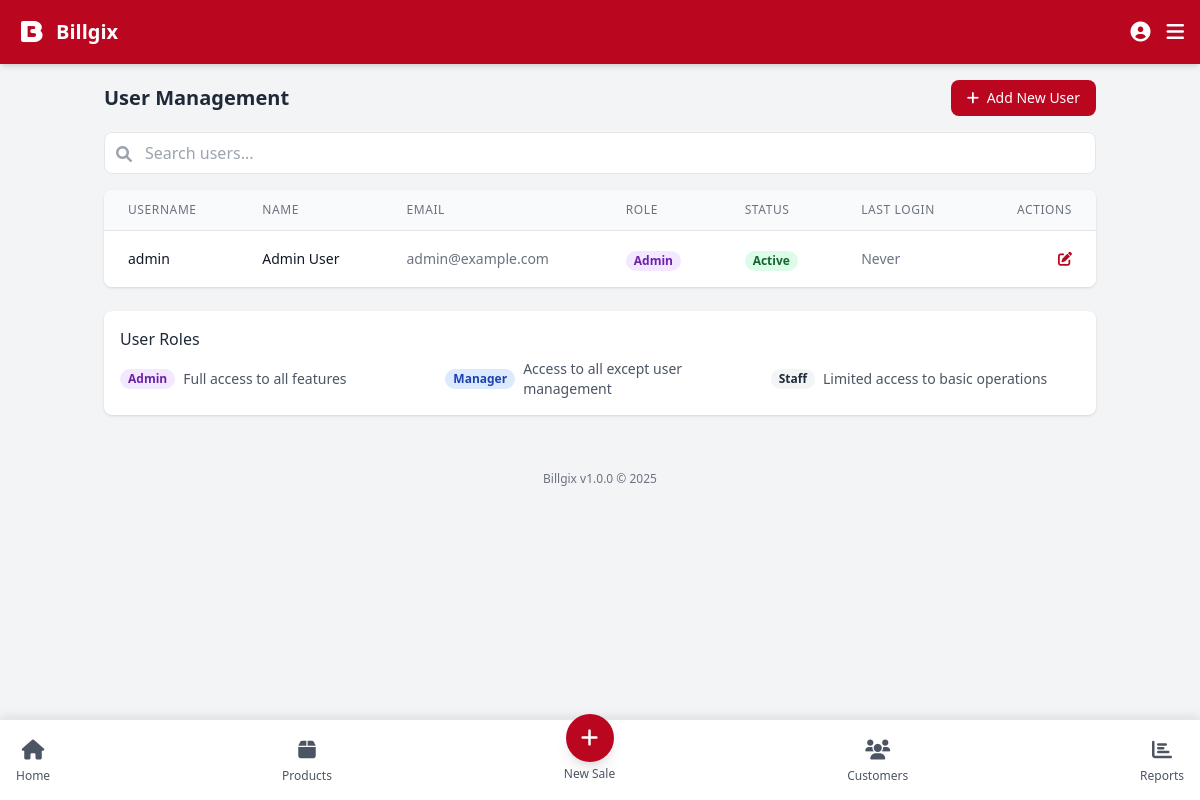
The app's page /modules/users/list.php (signed in) with its own data.
### tables this page shows
CREATE TABLE IF NOT EXISTS users (
    id INT AUTO_INCREMENT PRIMARY KEY,
    username VARCHAR(50) NOT NULL UNIQUE,
    password VARCHAR(255) NOT NULL,
    name VARCHAR(100) NOT NULL,
    email VARCHAR(100),
    role ENUM('admin', 'manager', 'staff') NOT NULL DEFAULT 'staff',
    active BOOLEAN NOT NULL DEFAULT TRUE,
    lastLogin DATETIME,
    resetToken VARCHAR(100) NULL,
    resetExpiry DATETIME NULL,
    createdAt DATETIME NOT NULL,
    updatedAt DATETIME
);

### includes/db.php (called while the page is built, shortened)
<?php
class Database {
    private $conn;
    public function __construct() {
        try {
            $this->conn = new PDO(
                "mysql:host=" . DB_HOST . ";dbname=" . DB_NAME,
                DB_USER,
                DB_PASS,
                array(PDO::ATTR_ERRMODE => PDO::ERRMODE_EXCEPTION)
            );
        } catch(PDOException $e) {
            echo "Connection Error: " . $e->getMessage();
            exit;
        }
    }
    public function query($sql, $params = []) {
        $stmt = $this->conn->prepare($sql);
        $stmt->execute($params);
        return $stmt;
    }
    public function select($sql, $params = []) {
        $stmt = $this->query($sql, $params);
        return $stmt->fetchAll(PDO::FETCH_ASSOC);
    }
}
$db = new Database();
?>

### modules/users/list.php (the view, shortened to what this page needs)
<?php
$basePath = '../../';
include $basePath . 'includes/header.php';
$users = $db->select("SELECT * FROM users ORDER BY username ASC");
?>
<div class="mb-6">
    <div class="flex justify-between items-center mb-4">
        <h2 class="text-xl font-bold text-gray-800">User Management</h2>
        <a href="add.php" class="bg-red-900 text-white py-2 px-4 rounded-lg text-sm">
            <i class="fas fa-plus mr-1"></i> Add New User
        </a>
    </div>
    <div class="mb-4">
        <div class="relative">
            <input type="text" id="searchInput" class="w-full pl-10 pr-4 py-2 rounded-lg border focus:outline-none focus:ring-2 focus:ring-red-900" placeholder="Search users...">
            <div class="absolute left-3 top-2.5 text-gray-400">
                <i class="fas fa-search"></i>
            </div>
        </div>
    </div>
    <?php if (count($users) > 0): ?>
    <div class="bg-white rounded-lg shadow overflow-hidden">
        <div class="overflow-x-auto">
            <table class="min-w-full divide-y divide-gray-200">
                <thead class="bg-gray-50">
                    <tr>
                        <th scope="col" class="px-6 py-3 text-left text-xs font-medium text-gray-500 uppercase tracking-wider">
                            Username
                        </th>
                        <th scope="col" class="px-6 py-3 text-left text-xs font-medium text-gray-500 uppercase tracking-wider">
                            Name
                        </th>
                        <th scope="col" class="px-6 py-3 text-left text-xs font-medium text-gray-500 uppercase tracking-wider">
                            Email
                        </th>
                        <th scope="col" class="px-6 py-3 text-left text-xs font-medium text-gray-500 uppercase tracking-wider">
                            Role
                        </th>
                        <th scope="col" class="px-6 py-3 text-left text-xs font-medium text-gray-500 uppercase tracking-wider">
                            Status
                        </th>
                        <th scope="col" class="px-6 py-3 text-left text-xs font-medium text-gray-500 uppercase tracking-wider">
                            Last Login
                        </th>
                        <th scope="col" class="px-6 py-3 text-right text-xs font-medium text-gray-500 uppercase tracking-wider">
                            Actions
                        </th>
                    </tr>
                </thead>
                <tbody class="bg-white divide-y divide-gray-200" id="usersList">
                    <?php foreach($users as $user): ?>
                    <tr class="hover:bg-gray-50">
                        <td class="px-6 py-4 whitespace-nowrap">
                            <div class="text-sm font-medium text-gray-900"><?= $user['username'] ?></div>
                        </td>
                        <td class="px-6 py-4 whitespace-nowrap">
                            <div class="text-sm text-gray-900"><?= $user['name'] ?></div>
                        </td>
                        <td class="px-6 py-4 whitespace-nowrap">
                            <div class="text-sm text-gray-500"><?= $user['email'] ?></div>
                        </td>
                        <td class="px-6 py-4 whitespace-nowrap">
                            <span class="px-2 inline-flex text-xs leading-5 font-semibold rounded-full
                                <?= $user['role'] === 'admin' ? 'bg-purple-100 text-purple-800' :
                                   ($user['role'] === 'manager' ? 'bg-blue-100 text-blue-800' :
                                    'bg-gray-100 text-gray-800') ?>">
                                <?= ucfirst($user['role']) ?>
                            </span>
                        </td>
                        <td class="px-6 py-4 whitespace-nowrap">
                            <span class="px-2 inline-flex text-xs leading-5 font-semibold rounded-full
                                <?= $user['active'] ? 'bg-green-100 text-green-800' : 'bg-red-100 text-red-800' ?>">
                                <?= $user['active'] ? 'Active' : 'Inactive' ?>
                            </span>
                        </td>
                        <td class="px-6 py-4 whitespace-nowrap">
                            <div class="text-sm text-gray-500">
                                <?= !empty($user['lastLogin']) ? date('M d, Y g:i A', strtotime($user['lastLogin'])) : 'Never' ?>
                            </div>
                        </td>
                        <td class="px-6 py-4 whitespace-nowrap text-right text-sm font-medium">
                            <div class="flex justify-end space-x-2">
                                <a href="edit.php?id=<?= $user['id'] ?>" class="text-red-900 hover:text-blue-900">
                                    <i class="fas fa-edit"></i>
                                </a>
                            </div>
                        </td>
                    </tr>
                    <?php endforeach; ?>
                </tbody>
            </table>
        </div>
    </div>
    <?php endif; ?>
</div>
<div class="bg-white rounded-lg shadow p-4 mb-6">
    <h3 class="text-md font-medium text-gray-800 mb-2">User Roles</h3>
    <div class="grid grid-cols-1 md:grid-cols-3 gap-4">
        <div class="flex items-center">
            <span class="px-2 inline-flex text-xs leading-5 font-semibold rounded-full bg-purple-100 text-purple-800 mr-2">
                Admin
            </span>
            <span class="text-sm text-gray-600">Full access to all features</span>
        </div>
        <div class="flex items-center">
            <span class="px-2 inline-flex text-xs leading-5 font-semibold rounded-full bg-blue-100 text-blue-800 mr-2">
                Manager
            </span>
            <span class="text-sm text-gray-600">Access to all except user management</span>
        </div>
        <div class="flex items-center">
            <span class="px-2 inline-flex text-xs leading-5 font-semibold rounded-full bg-gray-100 text-gray-800 mr-2">
                Staff
            </span>
            <span class="text-sm text-gray-600">Limited access to basic operations</span>
        </div>
    </div>
</div>
<nav class="fixed bottom-0 left-0 right-0 bg-white border-t flex justify-between items-center p-2 bottom-nav">
    <a href="../../index.php" class="flex flex-col items-center p-2 text-gray-600">
        <i class="fas fa-home text-xl"></i>
        <span class="text-xs mt-1">Home</span>
    </a>
    <a href="../products/list.php" class="flex flex-col items-center p-2 text-gray-600">
        <i class="fas fa-box text-xl"></i>
        <span class="text-xs mt-1">Products</span>
    </a>
    <a href="../sales/add.php" class="flex flex-col items-center p-2 text-gray-600">
        <div class="bg-red-900 text-white rounded-full w-12 h-12 flex items-center justify-center -mt-6 shadow-lg">
            <i class="fas fa-plus text-xl"></i>
        </div>
        <span class="text-xs mt-1">New Sale</span>
    </a>
    <a href="../customers/list.php" class="flex flex-col items-center p-2 text-gray-600">
        <i class="fas fa-users text-xl"></i>
        <span class="text-xs mt-1">Customers</span>
    </a>
    <a href="../reports/index.php" class="flex flex-col items-center p-2 text-gray-600">
        <i class="fas fa-chart-bar text-xl"></i>
        <span class="text-xs mt-1">Reports</span>
    </a>
</nav>
<?php
include $basePath . 'includes/footer.php';
?>

### includes/header.php (style rules this page uses)
body { touch-action: manipulation; -webkit-tap-highlight-color: transparent; -webkit-touch-callout: none; overscroll-behavior: none; }
.bottom-nav { box-shadow: 0 -2px 10px rgba(0, 0, 0, 0.1); }
html { overscroll-behavior-y: contain; -webkit-touch-callout: none; }

### records on screen
users: username "admin", name "Admin User", email "admin@example.com", role "Admin", active "Active", shows "Never"

### other values on screen
APP_NAME "Billgix"
APP_VERSION "1.0.0"
